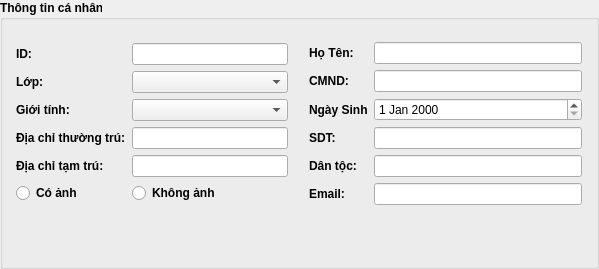
                        <widget class="QGroupBox" name="groupBox_12">
                         <property name="font">
                          <font>
                           <weight>75</weight>
                           <bold>true</bold>
                          </font>
                         </property>
                         <property name="title">
                          <string>Thông tin cá nhân</string>
                         </property>
                         <widget class="QWidget" name="horizontalLayoutWidget_10">
                          <property name="geometry">
                           <rect>
                            <x>9</x>
                            <y>19</y>
                            <width>581</width>
                            <height>241</height>
                           </rect>
                          </property>
                          <layout class="QHBoxLayout" name="horizontalLayout_20" stretch="1,1">
                           <item>
                            <layout class="QFormLayout" name="formLayout_6">
                             <property name="leftMargin">
                              <number>7</number>
                             </property>
                             <property name="topMargin">
                              <number>24</number>
                             </property>
                             <property name="rightMargin">
                              <number>9</number>
                             </property>
                             <item row="0" column="0">
                              <widget class="QLabel" name="lbl_IDSV_2">
                               <property name="font">
                                <font>
                                 <weight>75</weight>
                                 <bold>true</bold>
                                </font>
                               </property>
                               <property name="text">
                                <string>ID:</string>
                               </property>
                              </widget>
                             </item>
                             <item row="0" column="1">
                              <widget class="QLineEdit" name="fi_IDSV">
                               <property name="font">
                                <font>
                                 <weight>50</weight>
                                 <bold>false</bold>
                                </font>
                               </property>
                              </widget>
                             </item>
                             <item row="1" column="0">
                              <widget class="QLabel" name="lbl_Lop_2">
                               <property name="font">
                                <font>
                                 <weight>75</weight>
                                 <bold>true</bold>
                                </font>
                               </property>
                               <property name="text">
                                <string>Lớp:</string>
                               </property>
                              </widget>
                             </item>
                             <item row="1" column="1">
                              <widget class="QComboBox" name="fi_Lop">
                               <property name="font">
                                <font>
                                 <weight>50</weight>
                                 <bold>false</bold>
                                </font>
                               </property>
                              </widget>
                             </item>
                             <item row="2" column="0">
                              <widget class="QLabel" name="lbl_GioiTinh_3">
                               <property name="font">
                                <font>
                                 <weight>75</weight>
                                 <bold>true</bold>
                                </font>
                               </property>
                               <property name="text">
                                <string>Giới tính:</string>
                               </property>
                              </widget>
                             </item>
                             <item row="2" column="1">
                              <widget class="QComboBox" name="fi_GioiTinh">
                               <property name="font">
                                <font>
                                 <weight>50</weight>
                                 <bold>false</bold>
                                </font>
                               </property>
                              </widget>
                             </item>
                             <item row="3" column="0">
                              <widget class="QLabel" name="lbl_ThuongTru_2">
                               <property name="font">
                                <font>
                                 <weight>75</weight>
                                 <bold>true</bold>
                                </font>
                               </property>
                               <property name="text">
                                <string>Địa chỉ thường trú:</string>
                               </property>
                              </widget>
                             </item>
                             <item row="3" column="1">
                              <widget class="QLineEdit" name="fi_DCThuongTru">
                               <property name="font">
                                <font>
                                 <weight>50</weight>
                                 <bold>false</bold>
                                </font>
                               </property>
                              </widget>
                             </item>
                             <item row="4" column="0">
                              <widget class="QLabel" name="lbl_TamTru_2">
                               <property name="font">
                                <font>
                                 <weight>75</weight>
                                 <bold>true</bold>
                                </font>
                               </property>
                               <property name="text">
                                <string>Địa chỉ tạm trú:</string>
                               </property>
                              </widget>
                             </item>
                             <item row="4" column="1">
                              <widget class="QLineEdit" name="fi_DCTamTru">
                               <property name="font">
                                <font>
                                 <weight>50</weight>
                                 <bold>false</bold>
                                </font>
                               </property>
                              </widget>
                             </item>
                             <item row="5" column="0">
                              <widget class="QRadioButton" name="rbo_CoAnh">
                               <property name="text">
                                <string>Có ảnh</string>
                               </property>
                              </widget>
                             </item>
                             <item row="5" column="1">
                              <widget class="QRadioButton" name="rbo_KhongAnh">
                               <property name="text">
                                <string>Không ảnh</string>
                               </property>
                              </widget>
                             </item>
                            </layout>
                           </item>
                           <item>
                            <layout class="QFormLayout" name="formLayout_7">
                             <property name="leftMargin">
                              <number>6</number>
                             </property>
                             <property name="topMargin">
                              <number>23</number>
                             </property>
                             <property name="rightMargin">
                              <number>8</number>
                             </property>
                             <item row="0" column="0">
                              <widget class="QLabel" name="lbl_HoTen_2">
                               <property name="font">
                                <font>
                                 <weight>75</weight>
                                 <bold>true</bold>
                                </font>
                               </property>
                               <property name="text">
                                <string>Họ Tên:</string>
                               </property>
                              </widget>
                             </item>
                             <item row="0" column="1">
                              <widget class="QLineEdit" name="fi_HoTen">
                               <property name="font">
                                <font>
                                 <weight>50</weight>
                                 <bold>false</bold>
                                </font>
                               </property>
                              </widget>
                             </item>
                             <item row="1" column="0">
                              <widget class="QLabel" name="lbl_CMND_2">
                               <property name="font">
                                <font>
                                 <weight>75</weight>
                                 <bold>true</bold>
                                </font>
                               </property>
                               <property name="text">
                                <string>CMND:</string>
                               </property>
                              </widget>
                             </item>
                             <item row="1" column="1">
                              <widget class="QLineEdit" name="fi_CMND">
                               <property name="font">
                                <font>
                                 <weight>50</weight>
                                 <bold>false</bold>
                                </font>
                               </property>
                              </widget>
                             </item>
                             <item row="2" column="0">
                              <widget class="QLabel" name="lbl_NgaySinh_2">
                               <property name="font">
                                <font>
                                 <weight>75</weight>
                                 <bold>true</bold>
                                </font>
                               </property>
                               <property name="text">
                                <string>Ngày Sinh</string>
                               </property>
                              </widget>
                             </item>
                             <item row="2" column="1">
                              <widget class="QDateEdit" name="fi_NgaySinh">
                               <property name="font">
                                <font>
                                 <weight>50</weight>
                                 <bold>false</bold>
                                </font>
                               </property>
                              </widget>
                             </item>
                             <item row="3" column="0">
                              <widget class="QLabel" name="lbl_SDT_2">
                               <property name="font">
                                <font>
                                 <weight>75</weight>
                                 <bold>true</bold>
                                </font>
                               </property>
                               <property name="text">
                                <string>SDT:</string>
                               </property>
                              </widget>
                             </item>
                             <item row="3" column="1">
                              <widget class="QLineEdit" name="fi_SDT">
                               <property name="font">
                                <font>
                                 <weight>50</weight>
                                 <bold>false</bold>
                                </font>
                               </property>
                              </widget>
                             </item>
                             <item row="4" column="0">
                              <widget class="QLabel" name="lbl_DanToc_2">
                               <property name="font">
                                <font>
                                 <weight>75</weight>
                                 <bold>true</bold>
                                </font>
                               </property>
                               <property name="text">
                                <string>Dân tộc:</string>
                               </property>
                              </widget>
                             </item>
                             <item row="4" column="1">
                              <widget class="QLineEdit" name="fi_DanToc">
                               <property name="font">
                                <font>
                                 <weight>50</weight>
                                 <bold>false</bold>
                                </font>
                               </property>
                              </widget>
                             </item>
                             <item row="5" column="0">
                              <widget class="QLabel" name="lbl_Email_3">
                               <property name="font">
                                <font>
                                 <weight>75</weight>
                                 <bold>true</bold>
                                </font>
                               </property>
                               <property name="text">
                                <string>Email:</string>
                               </property>
                              </widget>
                             </item>
                             <item row="5" column="1">
                              <widget class="QLineEdit" name="fi_Email_2">
                               <property name="font">
                                <font>
                                 <weight>50</weight>
                                 <bold>false</bold>
                                </font>
                               </property>
                              </widget>
                             </item>
                            </layout>
                           </item>
                          </layout>
                         </widget>
                        </widget>
